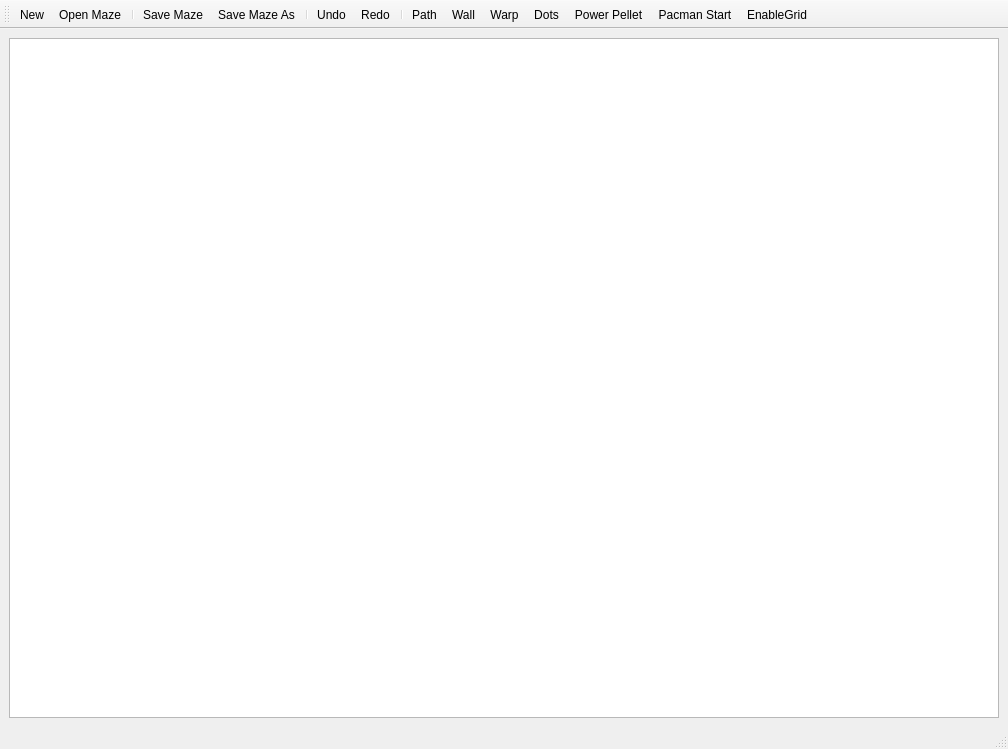
<?xml version="1.0" encoding="UTF-8"?>
<ui version="4.0">
 <class>LevelEditor</class>
 <widget class="QMainWindow" name="LevelEditor">
  <property name="geometry">
   <rect>
    <x>0</x>
    <y>0</y>
    <width>1008</width>
    <height>749</height>
   </rect>
  </property>
  <property name="windowTitle">
   <string>MainWindow</string>
  </property>
  <widget class="QWidget" name="centralwidget">
   <layout class="QGridLayout" name="gridLayout_2">
    <item row="0" column="0">
     <widget class="MazeEditWidget" name="mazeEdit"/>
    </item>
   </layout>
  </widget>
  <widget class="QStatusBar" name="statusbar"/>
  <widget class="QToolBar" name="toolBar">
   <property name="windowTitle">
    <string>toolBar</string>
   </property>
   <attribute name="toolBarArea">
    <enum>TopToolBarArea</enum>
   </attribute>
   <attribute name="toolBarBreak">
    <bool>false</bool>
   </attribute>
   <addaction name="actionNewMaze"/>
   <addaction name="actionOpenMaze"/>
   <addaction name="separator"/>
   <addaction name="actionSaveMaze"/>
   <addaction name="actionSaveMazeAs"/>
   <addaction name="separator"/>
   <addaction name="actionUndo"/>
   <addaction name="actionRedo"/>
   <addaction name="separator"/>
   <addaction name="actionDrawPath"/>
   <addaction name="actionDrawWall"/>
   <addaction name="actionWarp"/>
   <addaction name="actionDots"/>
   <addaction name="actionPowerPellet"/>
   <addaction name="actionPacmanStart"/>
   <addaction name="actionEnableGrid"/>
  </widget>
  <action name="actionNewMaze">
   <property name="icon">
    <iconset theme="document-new"/>
   </property>
   <property name="text">
    <string>New </string>
   </property>
   <property name="toolTip">
    <string>New Maze</string>
   </property>
   <property name="shortcut">
    <string>Ctrl+N</string>
   </property>
  </action>
  <action name="actionSaveMaze">
   <property name="icon">
    <iconset theme="document-save"/>
   </property>
   <property name="text">
    <string>Save Maze</string>
   </property>
   <property name="toolTip">
    <string>Save Maze</string>
   </property>
   <property name="shortcut">
    <string>Ctrl+S</string>
   </property>
  </action>
  <action name="actionSaveMazeAs">
   <property name="icon">
    <iconset theme="document-save-as"/>
   </property>
   <property name="text">
    <string>Save Maze As...</string>
   </property>
   <property name="toolTip">
    <string>Save Maze As...</string>
   </property>
   <property name="shortcut">
    <string>Ctrl+Shift+S</string>
   </property>
  </action>
  <action name="actionOpenMaze">
   <property name="icon">
    <iconset theme="document-open"/>
   </property>
   <property name="text">
    <string>Open Maze</string>
   </property>
   <property name="toolTip">
    <string>Open Maze</string>
   </property>
   <property name="shortcut">
    <string>Ctrl+O</string>
   </property>
  </action>
  <action name="actionDrawPath">
   <property name="text">
    <string>Path</string>
   </property>
   <property name="toolTip">
    <string>Draw Path</string>
   </property>
   <property name="shortcut">
    <string>Ctrl+P</string>
   </property>
  </action>
  <action name="actionDrawWall">
   <property name="text">
    <string>Wall</string>
   </property>
   <property name="toolTip">
    <string>Draw Wall</string>
   </property>
   <property name="shortcut">
    <string>Ctrl+W</string>
   </property>
  </action>
  <action name="actionUndo">
   <property name="icon">
    <iconset theme="edit-undo"/>
   </property>
   <property name="text">
    <string>Undo</string>
   </property>
   <property name="toolTip">
    <string>Undo Actiond</string>
   </property>
  </action>
  <action name="actionRedo">
   <property name="icon">
    <iconset theme="edit-redo"/>
   </property>
   <property name="text">
    <string>Redo</string>
   </property>
   <property name="toolTip">
    <string>Redo Action</string>
   </property>
  </action>
  <action name="actionWarp">
   <property name="text">
    <string>Warp</string>
   </property>
   <property name="toolTip">
    <string>Add Warp Portal</string>
   </property>
  </action>
  <action name="actionDots">
   <property name="text">
    <string>Dots</string>
   </property>
   <property name="toolTip">
    <string>Add Dots</string>
   </property>
  </action>
  <action name="actionPowerPellet">
   <property name="text">
    <string>Power Pellet</string>
   </property>
   <property name="toolTip">
    <string>Add Power Pellet</string>
   </property>
  </action>
  <action name="actionPacmanStart">
   <property name="text">
    <string>Pacman Start</string>
   </property>
   <property name="toolTip">
    <string>Add Pacman Start</string>
   </property>
  </action>
  <action name="actionEnableGrid">
   <property name="checkable">
    <bool>true</bool>
   </property>
   <property name="text">
    <string>EnableGrid</string>
   </property>
   <property name="toolTip">
    <string>Enable Grid</string>
   </property>
  </action>
 </widget>
 <customwidgets>
  <customwidget>
   <class>MazeEditWidget</class>
   <extends>QGraphicsView</extends>
   <header>src/MazeEditWidget.h</header>
  </customwidget>
 </customwidgets>
 <resources/>
 <connections/>
</ui>
